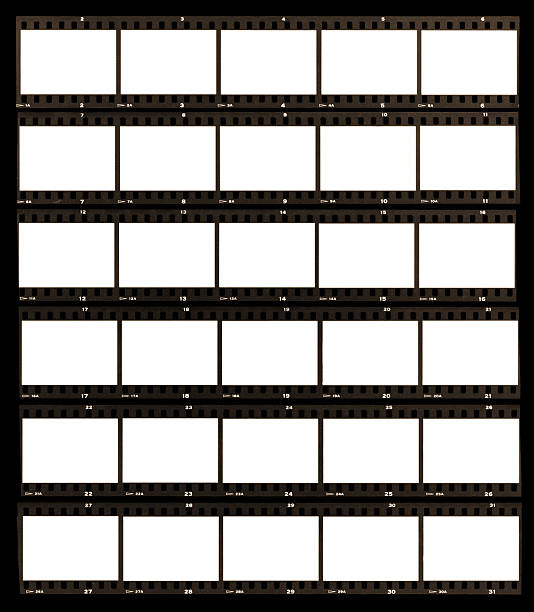
#> input picture notebooks/print.jpg, 534 x 612 px
$ jupyter execute --allow-errors '2021-01-10 hough.ipynb'
#> lines starting #> are read from the running program, lines starting #| are printed output that depends on the picture; after the words box and inside, x2 and y2 are one past the last pixel; in counts of white or black regions, pixels touching at a corner belong together
[cell 1]
import cv2
import matplotlib.pyplot as plt
import matplotlib.patches as patches
from matplotlib.path import Path
import numpy as np
from shapely.geometry import Polygon
from PIL import Image

import imutils

[cell 2]
Image.open("print.jpg").info["dpi"]

[cell 3]
im = cv2.imread("print.jpg")

[cell 4]
plt.figure(figsize=(16, 12))
plt.imshow(im)

[cell 5]
filtered = cv2.bilateralFilter(im, 11, 17, 17)
edged = cv2.Canny(filtered, 30, 200)
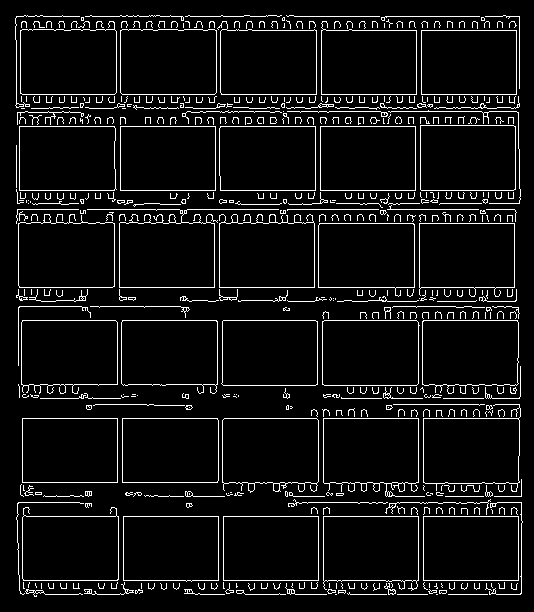
#> edged: shape (612, 534); 6.7% white in thin lines or dots

[cell 6]
plt.figure(figsize=(16, 12))
plt.imshow(edged)

[cell 7]
cnts = cv2.findContours(edged.copy(), cv2.RETR_TREE, cv2.CHAIN_APPROX_SIMPLE)
#> cnts = 663 contours, 562 with area under 20; largest, box (x1, y1, x2, y2) and area: (323, 418, 425, 497) 6298, (222, 418, 319, 493) 6285, (18, 214, 115, 288) 6248, (219, 214, 315, 288) 6244, (322, 320, 420, 386) 6234
cnts = imutils.grab_contours(cnts)
cnts = sorted(cnts, key = cv2.contourArea, reverse = True)

[cell 8]
codes = [
    Path.MOVETO,
    Path.LINETO,
    Path.LINETO,
    Path.LINETO,
    Path.CLOSEPOLY,
]

[cell 9]
def PolyArea(x,y):
    return 0.5*np.abs(np.dot(x,np.roll(y,1))-np.dot(y,np.roll(x,1)))

[cell 10]
fig, ax = plt.subplots(figsize=(16, 12))
ax.imshow(edged)

found = 0
polys = []

for c in cnts:
    peri = cv2.arcLength(c, True)
    approx = cv2.approxPolyDP(c, 0.015 * peri, True)

    if len(approx) == 4:
        verts = approx.squeeze()
        area = PolyArea(verts[:,0], verts[:, 1])

        if area < 5800 or area > 6000:
            continue

        currPoly = Polygon(verts)
        exists = False
        for poly in polys:
            if poly.intersects(currPoly):
                exists = True
                print("poly!")
                break

        if exists:
            continue

        polys.append(currPoly)

        verts = np.concatenate((verts, [verts[0]]))
        path = Path(verts, codes)
        patch = patches.PathPatch(path)
        ax.add_patch(patch)

        found += 1
#> this loop made 663 passes
#> (peri, verts, area) on passes 4, 5, 6, 8, 9, 11, 13, 14, 15, 17, 18: (565.9, [[219, 215], [219, 287], [314, 287], [312, 215]], 6768), (319.3, [[322, 321], [322, 384], [418, 383], [416, 320]], 5986), (317.3, [[322, 322], [416, 320], [418, 383], [324, 385]], 5926), (322.6, [[120, 30], [122, 94], [216, 92], [216, 30]], 5986), (321.5, [[120, 31], [214, 29], [216, 92], [122, 94]], 5926), (323.1, [[20, 31], [114, 29], [116, 92], [22, 94]], 5926), (322, [[423, 419], [517, 418], [519, 481], [425, 483]], 5972), (323.9, [[18, 224], [112, 222], [114, 285], [20, 287]], 5926), (325.6, [[222, 420], [316, 418], [318, 481], [224, 483]], 5926), (325.6, [[422, 322], [516, 320], [518, 383], [424, 385]], 5926), (318.5, [[222, 321], [223, 385], [317, 384], [317, 321]], 6001)
#> (peri, verts) on pass 653: (10.83, [[321, 96], [321, 100], [322, 101], [321, 100]])
#| poly!
#| poly!
#> after the loop, found = 30; polys = 30 items

print(found)
#| 30
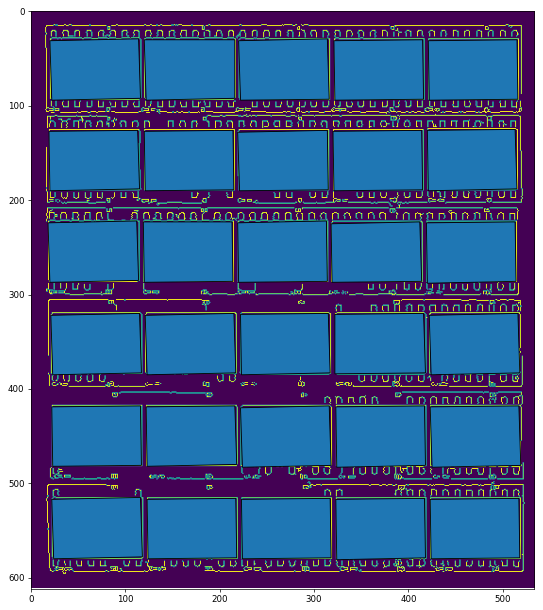
#> figure drawn by matplotlib, 1 panel
